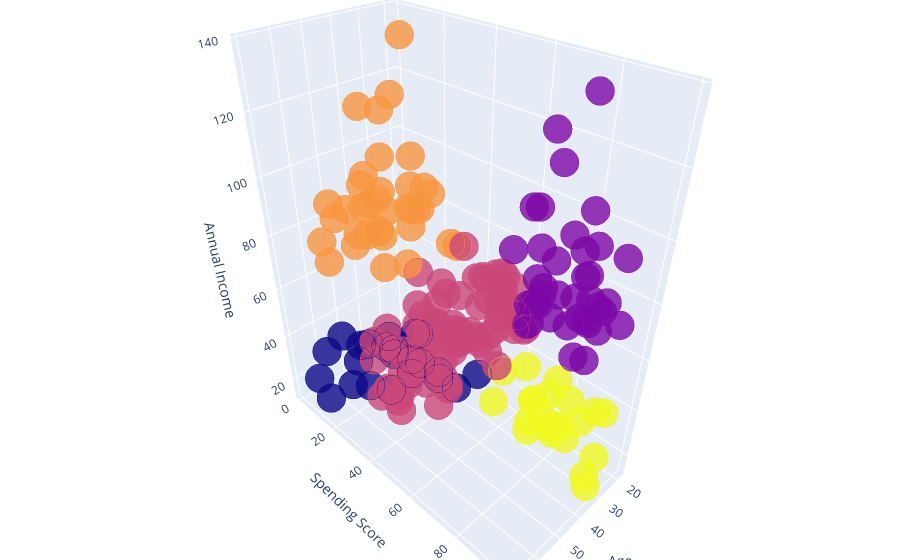

Source (notebook cell):
### Code cell
mall['labels'] = labels
trace1 = go.Scatter3d(x=mall['Age'], 
                      y=mall['Spending Score (1-100)'], 
                      z=mall['Annual Income (k$)'], 
                      mode='markers',
                      marker=dict(
                          color=mall['labels'],
                          size=10,
                          line=dict(
                              color=mall['labels'],
                              width=12
                          ),
                      opacity=0.8
                      )
                     )
df = [trace1]
layout = go.Layout(title='Character vs Gender vs Alive or not',
                  margin=dict(
                      l=0,
                      r=0,
                      b=0,
                      t=0
                  ),
                   scene=dict(
                       xaxis = dict(title='Age'),
                       yaxis = dict(title='Spending Score'),
                       zaxis = dict(title='Annual Income')
                    )
                  )

fig = go.Figure(data=df, layout=layout)
py.iplot(fig)

### Figure 1 — Plotly figure (JSON) as saved in the notebook; plotly's stock layout.template omitted (floating-point values rounded to 4 significant figures; data arrays with more than 128 entries replaced by an {"elided": "..."} marker saying what was removed)
{"data": [{"marker": {"color": {"elided": "200 int values"}, "line": {"color": {"elided": "200 int values"}, "width": 12}, "opacity": 0.8, "size": 10}, "mode": "markers", "type": "scatter3d", "x": {"elided": "200 int values"}, "y": {"elided": "200 int values"}, "z": {"elided": "200 int values"}}], "layout": {"margin": {"b": 0, "l": 0, "r": 0, "t": 0}, "scene": {"xaxis": {"title": {"text": "Age"}}, "yaxis": {"title": {"text": "Spending Score"}}, "zaxis": {"title": {"text": "Annual Income"}}}, "title": {"text": "Character vs Gender vs Alive or not"}}}
